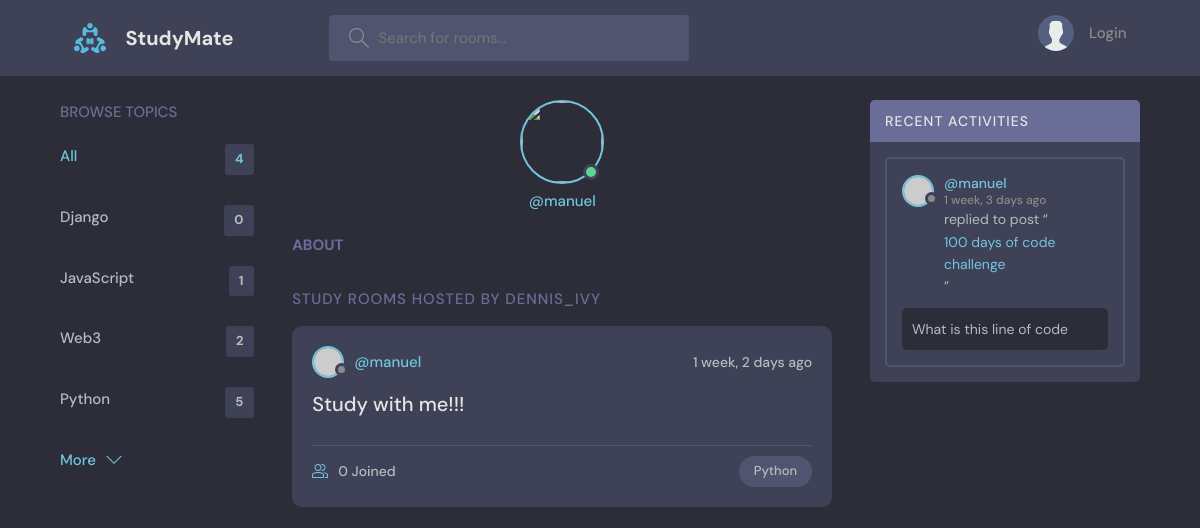
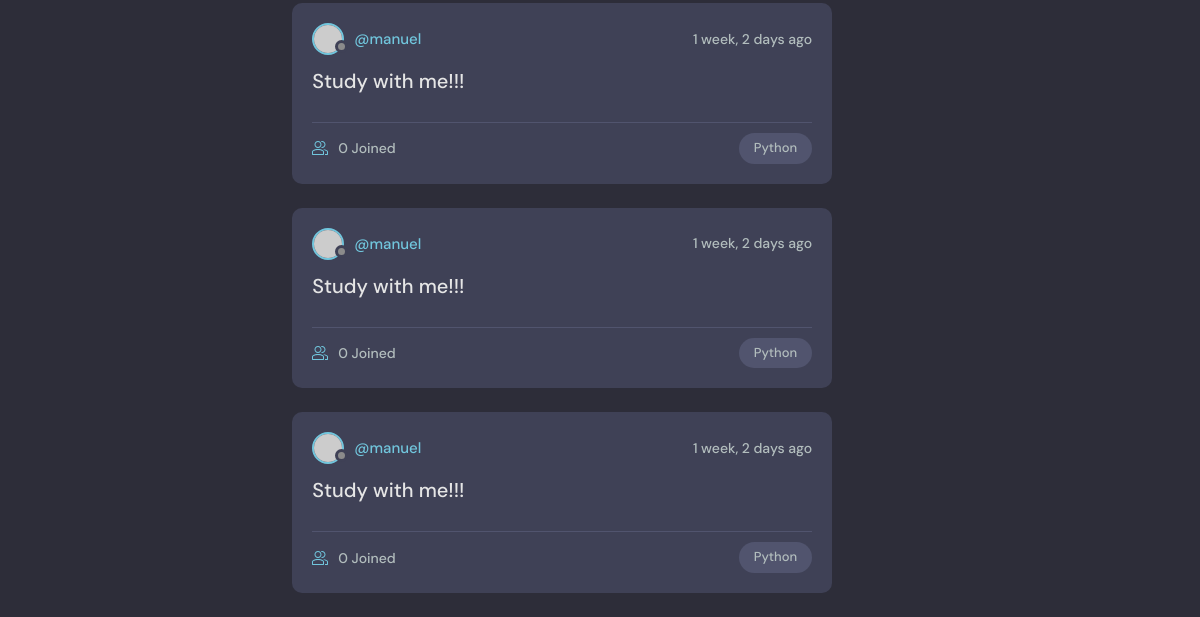
The page /profile/3/ on the database as committed earlier (2 pictures, top to bottom).
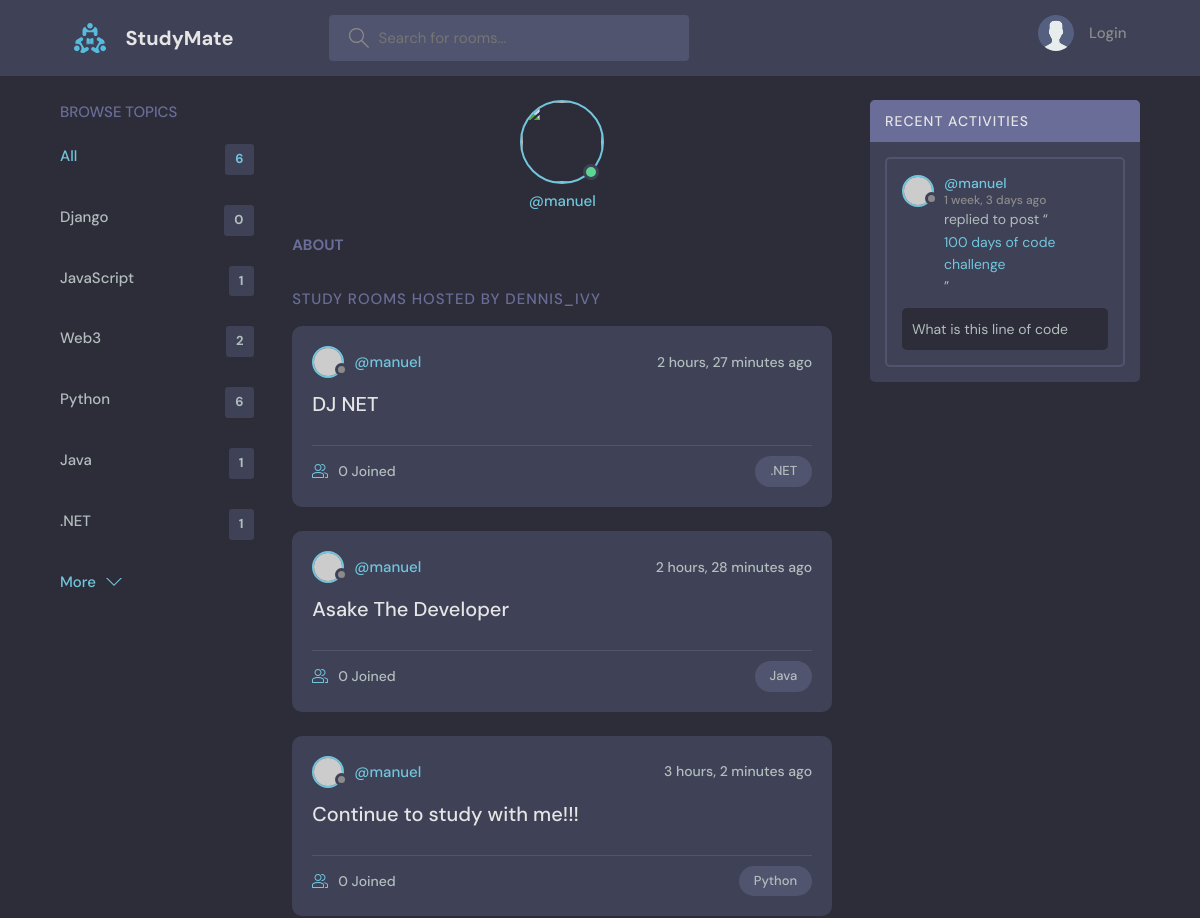
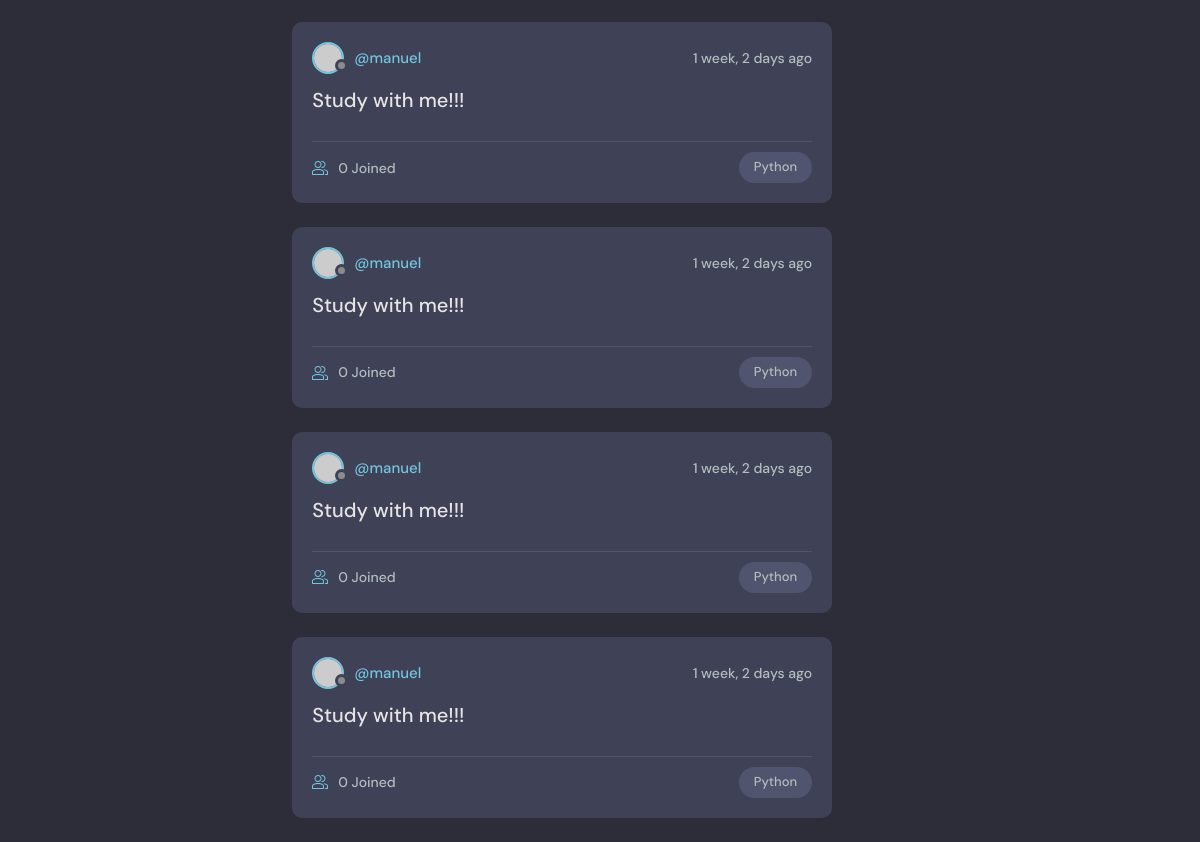
The same page on the database as committed later (2 pictures, top to bottom).
### base/models.py (models this page shows, shortened)
class Topic(models.Model):
    name = models.CharField(max_length=200)

class Room(models.Model):
    host = models.ForeignKey(User, on_delete=models.SET_NULL, null=True)
    topic = models.ForeignKey(Topic, on_delete=models.SET_NULL, null=True)
    name = models.CharField(max_length=200)
    description = models.TextField(null=True, blank=True)
    participants = models.ManyToManyField(User, related_name='participants', blank=True)
    updated = models.DateTimeField(auto_now=True)
    created = models.DateTimeField(auto_now_add=True)
    class Meta:
        ordering = ['-updated', '-created']
    def __str__(self):
        return self.name

class Message(models.Model):
    user = models.ForeignKey(User, on_delete=models.CASCADE)
    room = models.ForeignKey(Room, on_delete=models.CASCADE)
    body = models.TextField()
    updated = models.DateTimeField(auto_now=True)
    created = models.DateTimeField(auto_now=True)
    class Meta:
        ordering = ['-updated', '-created']

### base/views.py (the view)
# urls.py: path('profile/<str:pk>/', views.userProfile, name='user-profile'),
def userProfile(request, pk):
    user = User.objects.get(id=pk)
    rooms = user.room_set.all()
    room_messages = user.message_set.all()
    topics = Topic.objects.all()
    context = {'user': user, 'rooms': rooms,
               'room_messages': room_messages, 'topics': topics}
    return render(request, 'base/profile.html', context)

### base/templates/base/profile.html (shortened to what this page needs)
{% extends 'main.html' %}
{% block content %}
<main class="profile-page layout layout--3">
  <div class="container">
    {% include 'base/topics_component.html' %}
    <div class="roomList">
      <div class="profile">
        <div class="profile__avatar">
          <div class="avatar avatar--large active">
            <img src="{{user.avatar.url}}" />
          </div>
        </div>
        <div class="profile__info">
          <p>@{{user.username}}</p>
        </div>
        <div class="profile__about">
          <h3>About</h3>
        </div>
      </div>
      <div class="roomList__header">
        <div>
          <h2>Study Rooms Hosted by dennis_ivy</a>
          </h2>
        </div>
      </div>
      {% include 'base/feed_component.html' %}
    </div>
    {% include 'base/activity_component.html' %}
  </div>
</main>
{% endblock content %}

### templates/main.html (shortened to what this page needs)
<!DOCTYPE html>
{% load static %}
<html lang="en">
  <head>
    <link rel="stylesheet" href="{% static 'styles/style.css' %}" />
  </head>
  <body>
    {% include 'navbar.html' %}
    {% block content %}
    {% endblock %}
  </body>
</html>

### templates/navbar.html (shortened to what this page needs)
{% load static %}
<header class="header header--loggedIn">
  <div class="container">
    <a href="{% url 'home' %}" class="header__logo">
      <img src="{% static 'images/logo.svg' %}" />
      <h1>StudyMate</h1>
    </a>
    <form class="header__search" method="GET" action="{%% url 'home' }">
      <label>
        <input placeholder="Search for rooms..." type="text" name="q" />
      </label>
    </form>
    <nav class="header__menu">
      {% if request.user.is_authenticated %}
      <div class="header__user">
        <a href="{% url 'update-user' %}">
          <div class="avatar avatar--medium active">
            <img src="https://randomuser.me/api/portraits/men/37.jpg" />
          </div>
          <p>
            {{request.user.username}} <span>@{{request.user.username}} </span>
          </p>
        </a>
        <button class="dropdown-button">
          <svg
            version="1.1"
            xmlns="http://www.w3.org/2000/svg"
            width="32"
            height="32"
            viewBox="0 0 32 32"
          >
            <title>chevron-down</title>
            <path d="M16 21l-13-13h-3l16 16 16-16h-3l-13 13z"></path>
          </svg>
        </button>
      </div>
      {% else %}
      <a href="{% url 'login' %}">
        <img src="{% static 'images/avatar.svg' %}" />
        <p>Login</p>
      </a>
      {% endif %}
    </nav>
  </div>
</header>

### base/templates/base/topics_component.html
<div class="topics">
  <div class="topics__header">
    <h2>Browse Topics</h2>
  </div>
  <ul class="topics__list">
    <li>
      <a href="{% url 'home' %}" class="active">All <span>{{topics.count}}</span></a>
    </li>
{% for topic in topics %}
    <li>
      <a href="{% url 'home' %}?q={{topic.name}}">{{topic.name}}<span>{{topic.room_set.all.count}}</span></a>
    </li>
    {% endfor %}
  </ul>
  <a class="btn btn--link" href="topics.html">
    More
    <svg
      version="1.1"
      xmlns="http://www.w3.org/2000/svg"
      width="32"
      height="32"
      viewBox="0 0 32 32"
    >
      <title>chevron-down</title>
      <path d="M16 21l-13-13h-3l16 16 16-16h-3l-13 13z"></path>
    </svg>
  </a>
</div>

### base/templates/base/feed_component.html (shortened to what this page needs)
{% for room in rooms %}
<div class="roomListRoom">
  <div class="roomListRoom__header">
    <a
      href="{% url 'user-profile' room.host.id %}"
      class="roomListRoom__author"
    >
      <div class="avatar avatar--small">
        <img src="https://randomuser.me/api/portraits/women/11.jpg" />
      </div>
      <span>@{{room.host.username}}</span>
    </a>
    <div class="roomListRoom__actions">
      <span>{{room.created|timesince}} ago</span>
    </div>
  </div>
  <div class="roomListRoom__content">
    <a href="{% url 'room' room.id %}">{{room.name}}</a>
  </div>
  <div class="roomListRoom__meta">
    <a href="{% url 'room' room.id %}" class="roomListRoom__joined">
      {{room.participants.all.count}} Joined
    </a>
    <p class="roomListRoom__topic">{{room.topic.name}}</p>
  </div>
</div>
{% endfor %}

### base/templates/base/activity_component.html (shortened to what this page needs)
<div class="activities">
  <div class="activities__header">
    <h2>Recent Activities</h2>
  </div>
{% for message in room_messages %}
  <div class="activities__box">
    <div class="activities__boxHeader roomListRoom__header">
      <a href="{% url 'user-profile' message.user.id %}" class="roomListRoom__author">
        <div class="avatar avatar--small">
          <img src="https://randomuser.me/api/portraits/women/11.jpg" />
        </div>
        <p>
          @{{message.user}}
          <span>{{message.created|timesince}} ago</span>
        </p>
      </a>
    </div>
    <div class="activities__boxContent">
      <p>
        replied to post “<a href="{% url 'room' message.room.id %}">{{message.room}}</a
        >”
      </p>
      <div class="activities__boxRoomContent">
        {{message.body}}
      </div>
    </div>
  </div>
  {% endfor %}
</div>

Rows that differ between the two databases and show on the page:
computed for Topic "Python": room_set.all.count "5" → "6"
added Topic: name "Java", room_set.all.count "1"
added Topic: name ".NET", room_set.all.count "1"
added Room: host.username "manuel", created "2 hours, 27 minutes", name "DJ NET", participants.all.count "0", topic.name ".NET"
added Room: host.username "manuel", created "2 hours, 28 minutes", name "Asake The Developer", participants.all.count "0", topic.name "Java"
added Room: host.username "manuel", created "3 hours, 2 minutes", name "Continue to study with me!!!", participants.all.count "0", topic.name "Python"
Other text that changed with them:
{{ topics.count }}: "4" → "6"
